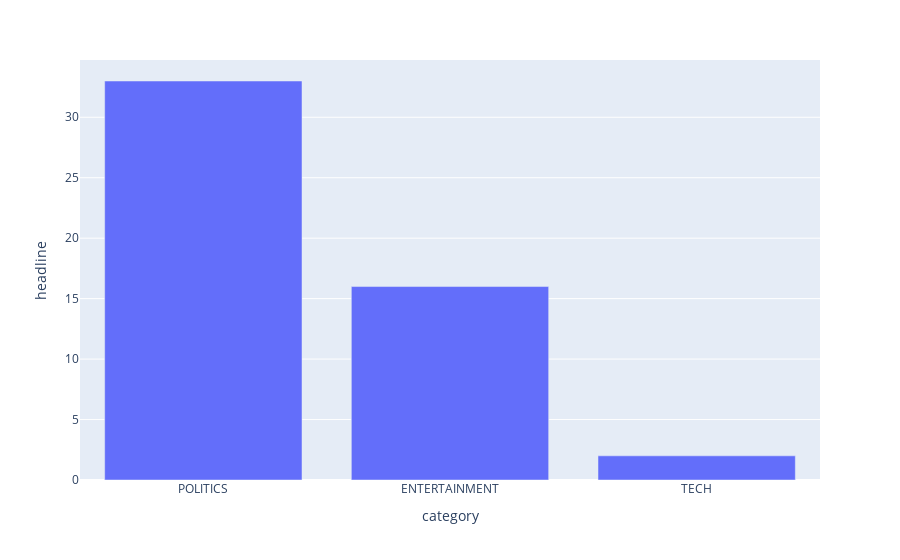

The notebook cell this image was saved under:
### Code cell
fig = px.bar(df_test_groupby, x="category", y="headline")
fig.show()

### Figure 1 — Plotly figure (JSON) as saved in the notebook; plotly's stock layout.template omitted (floating-point values rounded to 4 significant figures)
{"data": [{"alignmentgroup": "True", "hovertemplate": "category=%{x}<br>headline=%{y}<extra></extra>", "legendgroup": "", "marker": {"color": "#636efa", "pattern": {"shape": ""}}, "name": "", "offsetgroup": "", "orientation": "v", "showlegend": false, "textposition": "auto", "type": "bar", "x": ["POLITICS", "ENTERTAINMENT", "TECH"], "xaxis": "x", "y": [33, 16, 2], "yaxis": "y"}], "layout": {"autosize": true, "barmode": "relative", "legend": {"tracegroupgap": 0}, "margin": {"t": 60}, "xaxis": {"anchor": "y", "autorange": true, "domain": [0, 1], "range": [-0.5, 2.5], "title": {"text": "category"}, "type": "category"}, "yaxis": {"anchor": "x", "autorange": true, "domain": [0, 1], "range": [0, 34.74], "title": {"text": "headline"}, "type": "linear"}}}
